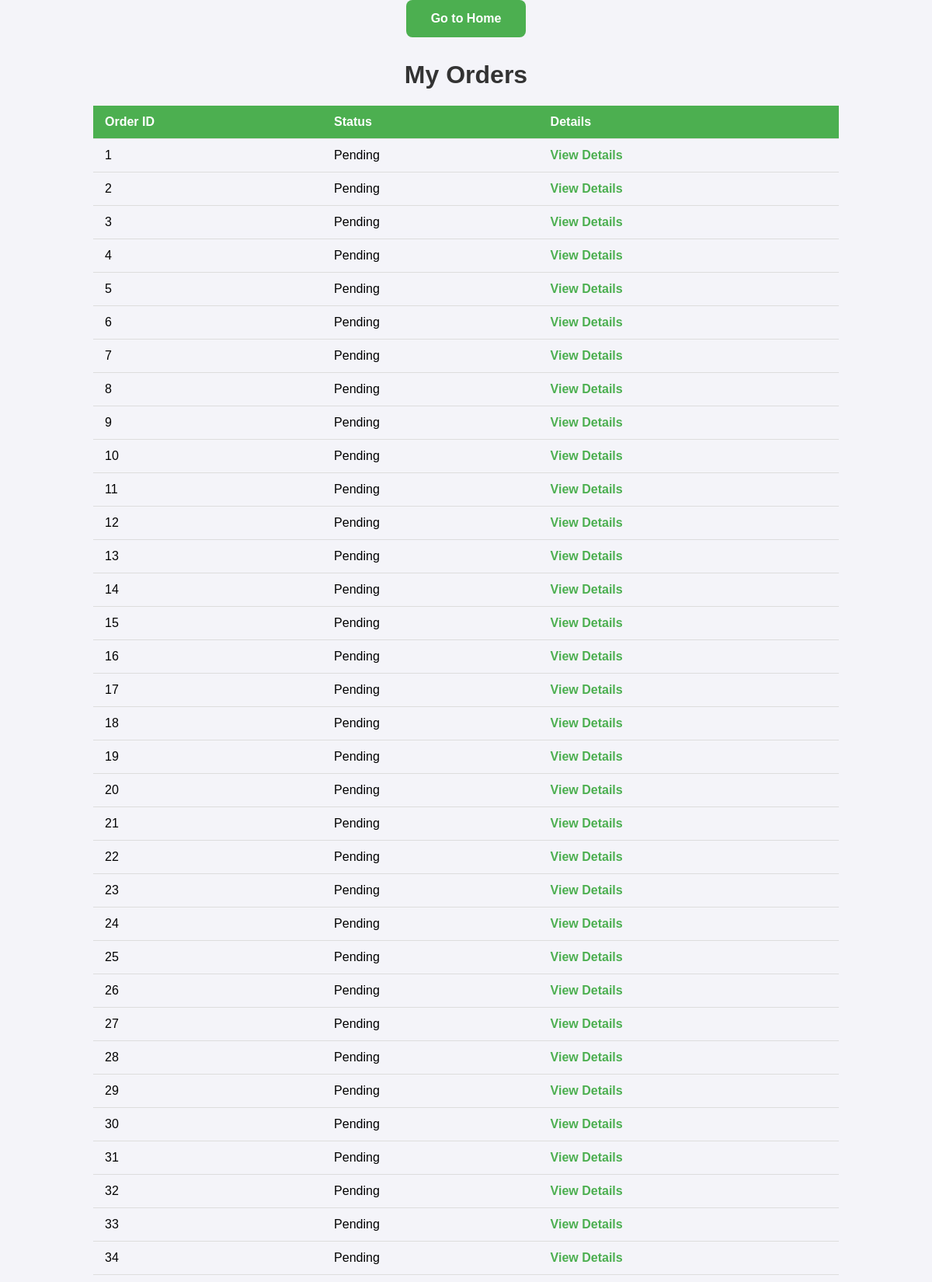
/my_orders/ (upper part), run on the app's committed database.
### orders/models.py (models this page shows, shortened)
class Order(models.Model):
    status = models.CharField(max_length=50, default="Pending")  # Status: Pending, Paid, Refunded
    total_price = models.DecimalField(max_digits=10, decimal_places=2, default=0)  # New field to store total price

### orders/views.py (the view)
# urls.py: path('my_orders/', views.my_orders, name='my_orders'),
@csrf_exempt  # Disable CSRF protection for this view (for testing purposes)
def my_orders(request):
    orders = Order.objects.all()
    return render(request, 'orders/my_orders.html', {'orders': orders})

### orders/templates/orders/my_orders.html (shortened to what this page needs)
<!DOCTYPE html>
<html lang="en">
<head>
</head>
<body>
    <button>
        <a href="{% url 'home_page' %}">Go to Home</a>
    </button>
    <h1>My Orders</h1>
    <table>
        <thead>
            <tr>
                <th>Order ID</th>
                <th>Status</th>
                <th>Details</th>
            </tr>
        </thead>
        <tbody>
            {% for order in orders %}
                <tr>
                    <td>{{ order.id }}</td>
                    <td>{{ order.status }}</td>
                    <td>
                        <a href="{% url 'order_details' order.id %}">View Details</a>
                    </td>
                </tr>
            {% endfor %}
        </tbody>
    </table>
</body>
</html>

### orders/templates/orders/my_orders.html (style rules this page uses)
body { font-family: Arial, sans-serif; margin: 0; padding: 0; background-color: #f4f4f9; }
h1 { text-align: center; color: #333; margin-top: 20px; }
button { background-color: #4CAF50; color: white; font-size: 16px; padding: 15px 32px; border: none; border-radius: 8px; cursor: pointer; text-align: center; display: block; margin: 0 auto; margin-bottom: 30px; }
button a { text-decoration: none; color: white; font-size: inherit; }
table { width: 80%; margin: 0 auto; border-collapse: collapse; margin-bottom: 40px; }
th, td { padding: 12px 15px; text-align: left; border-bottom: 1px solid #ddd; }
th { background-color: #4CAF50; color: white; }
a { color: #4CAF50; text-decoration: none; font-weight: bold; }

### data on the page
Order: id "1", status "Pending"
Order: id "2", status "Pending"
Order: id "3", status "Pending"
Order: id "4", status "Pending"
Order: id "5", status "Pending"
Order: id "6", status "Pending"
Order: id "7", status "Pending"
Order: id "8", status "Pending"
Order: id "9", status "Pending"
Order: id "10", status "Pending"
Order: id "11", status "Pending"
Order: id "12", status "Pending"
Order: id "13", status "Pending"
Order: id "14", status "Pending"
Order: id "15", status "Pending"
Order: id "16", status "Pending"
Order: id "17", status "Pending"
Order: id "18", status "Pending"
Order: id "19", status "Pending"
Order: id "20", status "Pending"
Order: id "21", status "Pending"
Order: id "22", status "Pending"
Order: id "23", status "Pending"
Order: id "24", status "Pending"
Order: id "25", status "Pending"
Order: id "26", status "Pending"
Order: id "27", status "Pending"
Order: id "28", status "Pending"
Order: id "29", status "Pending"
Order: id "30", status "Pending"
Order: id "31", status "Pending"
Order: id "32", status "Pending"
Order: id "33", status "Pending"
Order: id "34", status "Pending"
